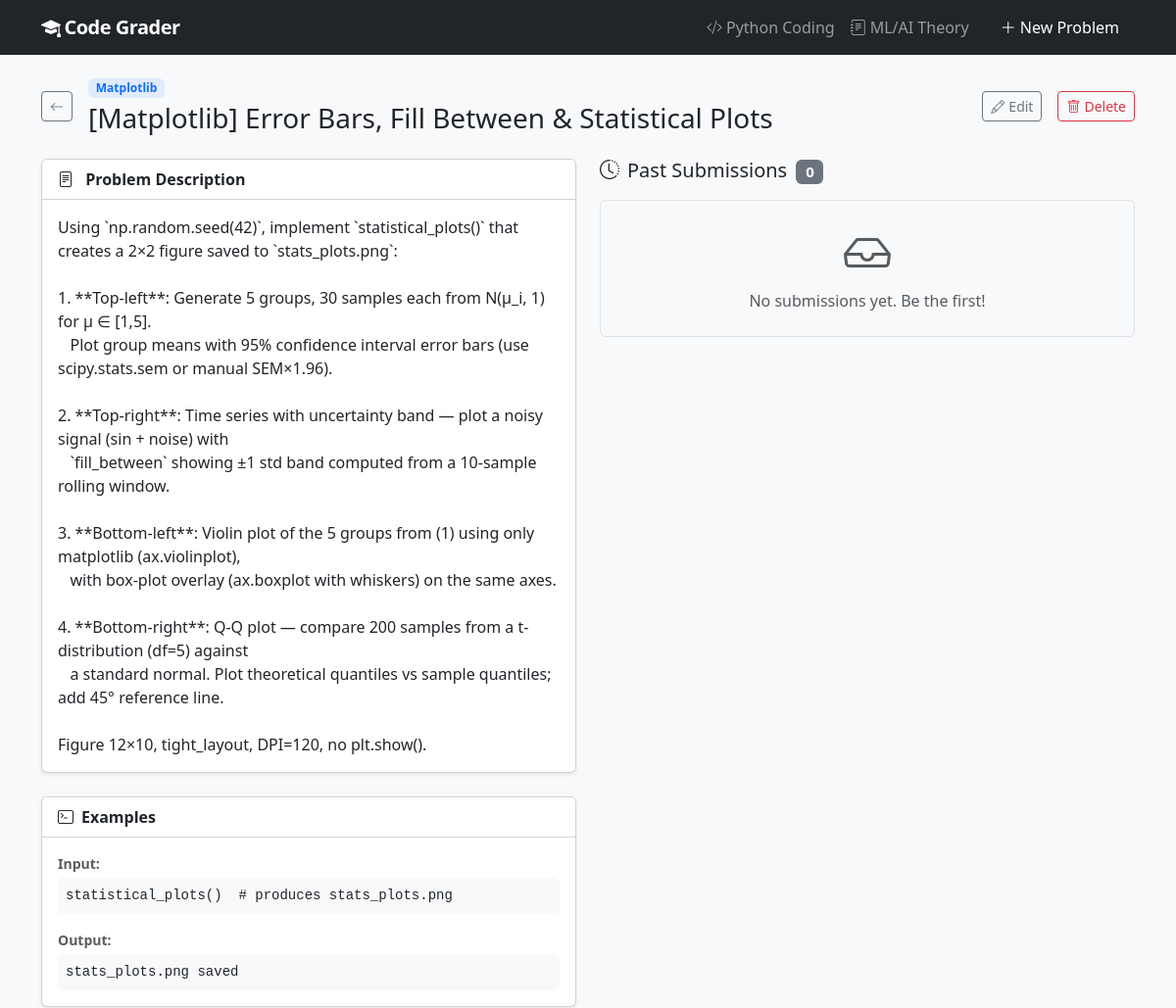
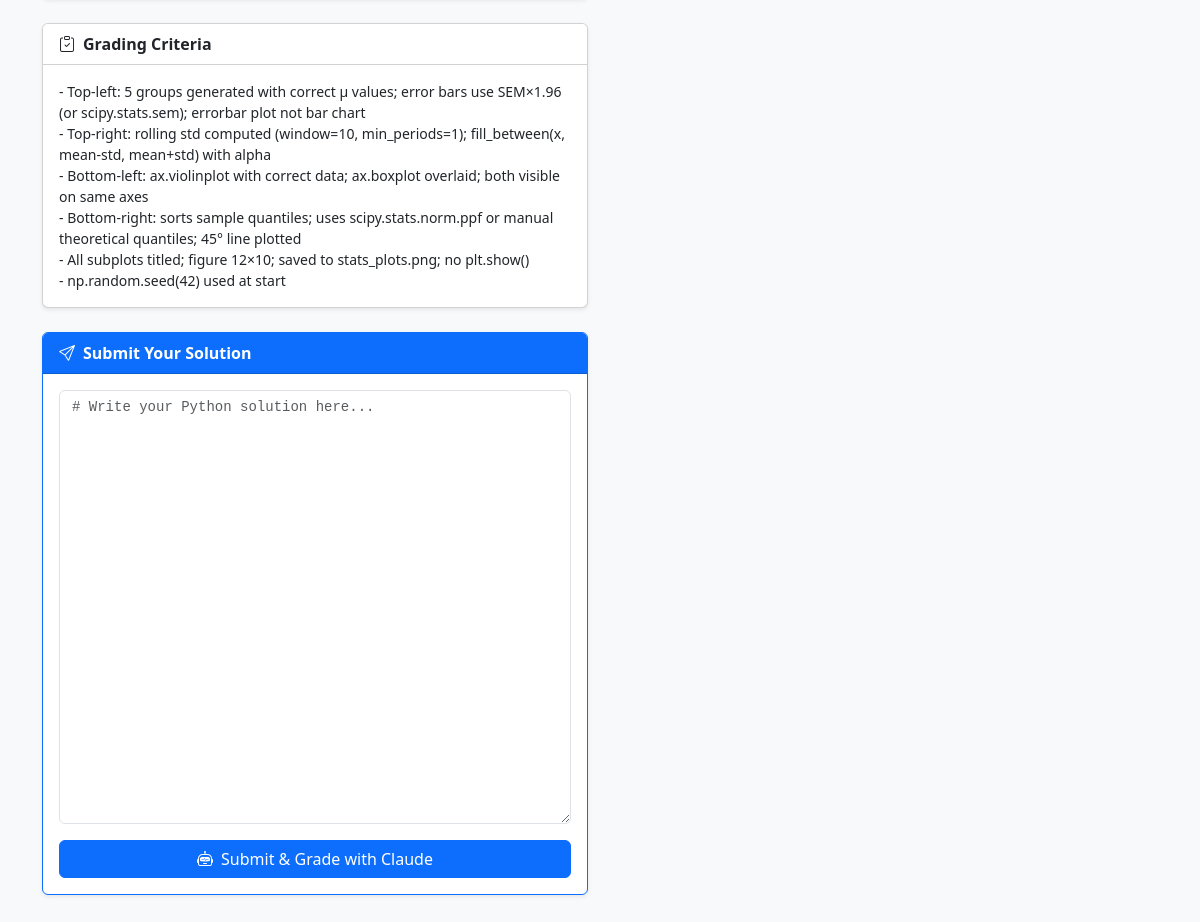
/problems/46/, run on the app's committed database (2 pictures, top to bottom).
### grader/models.py (models this page shows, shortened)
class Problem(models.Model):
    class Category(models.TextChoices):
        CODING = "coding", "Python Coding"
        THEORY = "theory", "ML/AI Theory"
    title = models.CharField(max_length=200)
    description = models.TextField(help_text="Full problem description shown to students.")
    grading_criteria = models.TextField(
        help_text="Criteria Claude will use to evaluate submissions."
    )
    example_input = models.TextField(blank=True)
    example_output = models.TextField(blank=True)
    category = models.CharField(
        max_length=20,
        choices=Category.choices,
        default=Category.CODING,
        db_index=True,
    )
    subject_area = models.CharField(
        max_length=50,
        choices=ALL_SUBJECT_AREAS,
        default="python_basics",
        db_index=True,
    )
    created_at = models.DateTimeField(auto_now_add=True)
    updated_at = models.DateTimeField(auto_now=True)
    class Meta:
        ordering = ["subject_area", "title"]
    @property
    def subject_label(self):
        return dict(ALL_SUBJECT_AREAS).get(self.subject_area, self.subject_area)
    @property
    def is_theory(self):
        return self.category == self.Category.THEORY

### grader/views.py (the view)
# urls.py: path("problems/<int:pk>/", views.problem_detail, name="problem_detail"),
def problem_detail(request, pk):
    problem = get_object_or_404(Problem, pk=pk)
    submissions = problem.submissions.all()
    form = TheorySubmissionForm() if problem.is_theory else CodingSubmissionForm()
    return render(request, "grader/problem_detail.html", {
        "problem": problem,
        "submissions": submissions,
        "form": form,
        **_problem_ui(problem),
    })

### grader/forms.py
class CodingSubmissionForm(forms.ModelForm):
    class Meta:
        model = Submission
        fields = ["answer"]
        widgets = {
            "answer": forms.Textarea(
                attrs={
                    "class": "form-control font-monospace",
                    "rows": 20,
                    "placeholder": "# Write your Python solution here...",
                    "spellcheck": "false",
                }
            )
        }
        labels = {"answer": "Your Code"}

### grader/views.py (called while the page is built)
def _problem_ui(problem):
    if problem.is_theory:
        return {"accent": "success", "icon": "bi-journal-text", "submit_label": "Submit Answer"}
    return {"accent": "primary", "icon": "bi-code-slash", "submit_label": "Submit & Grade with Claude"}

### templates/grader/problem_detail.html (shortened to what this page needs)
{% extends "base.html" %}
{% block content %}
<div class="d-flex align-items-center mb-4 gap-3 flex-wrap">
  <a href="{% if problem.is_theory %}{% url 'theory_list' %}{% else %}{% url 'coding_list' %}{% endif %}"
     class="btn btn-sm btn-outline-secondary">
    <i class="bi bi-arrow-left"></i>
  </a>
  <div class="flex-grow-1 min-w-0">
    <div class="d-flex align-items-center gap-2 mb-1">
      <span class="badge bg-{{ accent }} bg-opacity-10 text-{{ accent }} small">
        {{ problem.subject_label }}
      </span>
    </div>
    <h1 class="h3 mb-0">{{ problem.title }}</h1>
  </div>
  <a href="{% url 'problem_edit' problem.pk %}" class="btn btn-sm btn-outline-secondary">
    <i class="bi bi-pencil me-1"></i>Edit
  </a>
  <a href="{% url 'problem_delete' problem.pk %}" class="btn btn-sm btn-outline-danger">
    <i class="bi bi-trash me-1"></i>Delete
  </a>
</div>
<div class="row g-4">
  <div class="col-lg-6">
    <div class="card shadow-sm mb-4">
      <div class="card-header fw-semibold bg-white">
        <i class="bi bi-file-text me-2"></i>
        {% if problem.is_theory %}Question{% else %}Problem Description{% endif %}
      </div>
      <div class="card-body">
        {% if problem.is_theory %}
        <div class="render-markdown theory-description">{{ problem.description }}</div>
        {% else %}
        <p class="mb-0" style="white-space: pre-wrap;">{{ problem.description }}</p>
        {% endif %}
      </div>
    </div>
    {% if problem.example_input or problem.example_output %}
    <div class="card shadow-sm mb-4">
      <div class="card-header fw-semibold bg-white">
        <i class="bi bi-terminal me-2"></i>Examples
      </div>
      <div class="card-body">
        {% if problem.example_input %}
        <p class="mb-1 small fw-semibold text-muted">Input:</p>
        <pre class="bg-light rounded p-2 mb-3"><code>{{ problem.example_input }}</code></pre>
        {% endif %}
        {% if problem.example_output %}
        <p class="mb-1 small fw-semibold text-muted">Output:</p>
        <pre class="bg-light rounded p-2 mb-0"><code>{{ problem.example_output }}</code></pre>
        {% endif %}
      </div>
    </div>
    {% endif %}
    <div class="card shadow-sm mb-4">
      <div class="card-header fw-semibold bg-white">
        <i class="bi bi-clipboard-check me-2"></i>Grading Criteria
      </div>
      <div class="card-body">
        {% if problem.is_theory %}
        <div class="render-markdown small">{{ problem.grading_criteria }}</div>
        {% else %}
        <p class="mb-0 small" style="white-space: pre-wrap;">{{ problem.grading_criteria }}</p>
        {% endif %}
      </div>
    </div>
    <div class="card shadow-sm border-{{ accent }}">
      <div class="card-header fw-semibold bg-{{ accent }} text-white">
        {% if problem.is_theory %}
        <i class="bi bi-pencil-square me-2"></i>Write Your Answer
        {% else %}
        <i class="bi bi-send me-2"></i>Submit Your Solution
        {% endif %}
      </div>
      <div class="card-body">
        <form method="post" action="{% url 'submission_create' problem.pk %}">
          {{ form.answer }}
          <button type="submit" class="btn btn-{{ accent }} mt-3 w-100">
            <i class="bi bi-robot me-2"></i>{{ submit_label }}
          </button>
        </form>
      </div>
    </div>
  </div>
  <div class="col-lg-6">
    <h5 class="mb-3">
      <i class="bi bi-clock-history me-2"></i>Past Submissions
      <span class="badge bg-secondary ms-1">{{ submissions.count }}</span>
    </h5>
    {% if submissions %}
    <div class="d-flex flex-column gap-3">
      {% for sub in submissions %}
      <a href="{% url 'submission_detail' sub.pk %}" class="text-decoration-none">
        <div class="card shadow-sm">
          <div class="card-body d-flex align-items-center gap-3">
            <div class="text-center" style="min-width: 56px;">
              {% if sub.status == 'graded' %}
              <span class="badge bg-{{ sub.score_color }} rounded-circle d-flex align-items-center
                           justify-content-center fw-bold"
                    style="width:56px;height:56px;font-size:1.1rem;">
                {{ sub.score }}
              </span>
              {% elif sub.status == 'error' %}
              <span class="badge bg-danger rounded-circle d-flex align-items-center justify-content-center"
                    style="width:56px;height:56px;font-size:1.4rem;">
                <i class="bi bi-exclamation-triangle"></i>
              </span>
              {% else %}
              <span class="badge bg-secondary rounded-circle d-flex align-items-center justify-content-center"
                    style="width:56px;height:56px;font-size:1.4rem;">
                <i class="bi bi-hourglass-split"></i>
              </span>
              {% endif %}
            </div>
            <div class="flex-grow-1 min-w-0">
              <div class="fw-semibold text-dark">
                {% if sub.status == 'graded' %}
                  Score: {{ sub.score }}/100 ({{ sub.score_letter }})
                {% else %}
                  Status: {{ sub.get_status_display }}
                {% endif %}
              </div>
              <div class="text-muted small">{{ sub.submitted_at|date:"M d, Y H:i" }}</div>
            </div>
            <i class="bi bi-chevron-right text-muted"></i>
          </div>
        </div>
      </a>
      {% endfor %}
    </div>
    {% else %}
    <div class="text-center py-4 text-muted border rounded">
      <i class="bi bi-inbox display-5 d-block mb-2"></i>
      No submissions yet. Be the first!
    </div>
    {% endif %}
  </div>
</div>
{% endblock %}

### templates/base.html (style rules this page uses)
body { background-color: #f8f9fa; }
textarea.font-monospace { font-size: 0.875rem; }

### data on the page
Problem: subject_label "Matplotlib", title "[Matplotlib] Error Bars, Fill Between & Statistical Plots", description "Using `np.random.seed(42)`, implement `statistical_plots()` that creates a 2×2 figure saved to `stats_plots.png`: 1. **Top-left**: Generate 5 groups, 30 samples each from N(μ_i, 1) for μ ∈ [1,5]. Plot group means with 95% confidence interval error bars (use scipy.stats.sem or manual SEM×1.96). 2. **Top-right**: Time series with uncertainty band — plot a noisy signal (sin + noise) with `fill_between` showing ±1 std band computed from a 10-sample rolling window. 3. **Bottom-left**: Violin plot of the 5 groups from (1) using only matplotlib (ax.violinplot), with box-plot overlay (ax.boxplot with whiskers) on the same axes. 4. **Bottom-right**: Q-Q plot — compare 200 samples from a…", example_input "statistical_plots() # produces stats_plots.png", example_output "stats_plots.png saved", grading_criteria "- Top-left: 5 groups generated with correct μ values; error bars use SEM×1.96 (or scipy.stats.sem); errorbar plot not bar chart - Top-right: rolling std computed (window=10, min_periods=1); fill_between(x, mean-std, mean+std) with alpha - Bottom-left: ax.violinplot with correct data; ax.boxplot overlaid; both visible on same axes - Bottom-right: sorts sample quantiles; uses scipy.stats.norm.ppf or manual theoretical quantiles; 45° line plotted - All subplots titled; figure 12×10; saved to stats_plots.png; no plt.show() - np.random.seed(42) used at start", count "0"

### other printed values
{{ submit_label }} "Submit & Grade with Claude"
